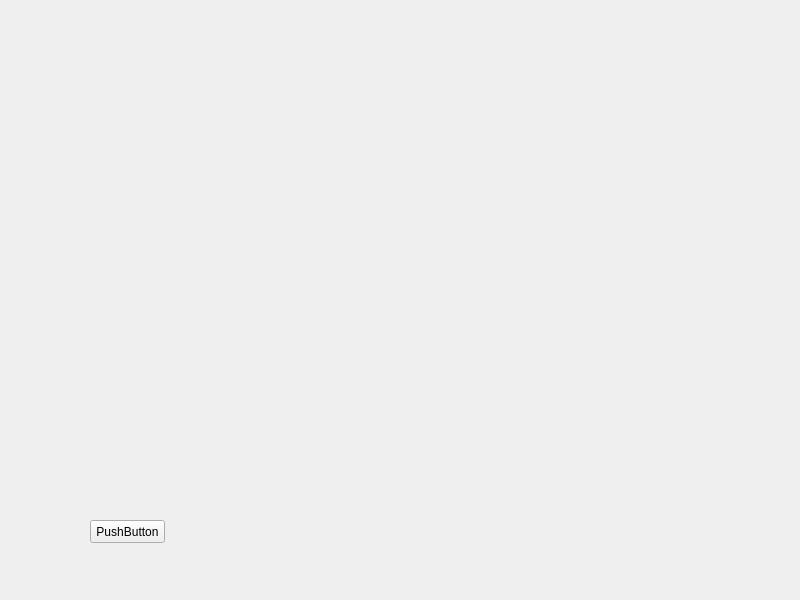
<?xml version="1.0" encoding="UTF-8"?>
<ui version="4.0">
 <class>Widget</class>
 <widget class="QWidget" name="Widget">
  <property name="geometry">
   <rect>
    <x>0</x>
    <y>0</y>
    <width>800</width>
    <height>600</height>
   </rect>
  </property>
  <property name="windowTitle">
   <string>Widget</string>
  </property>
  <widget class="QPushButton" name="pushButton">
   <property name="geometry">
    <rect>
     <x>90</x>
     <y>520</y>
     <width>75</width>
     <height>23</height>
    </rect>
   </property>
   <property name="text">
    <string>PushButton</string>
   </property>
  </widget>
 </widget>
 <resources/>
 <connections/>
</ui>
